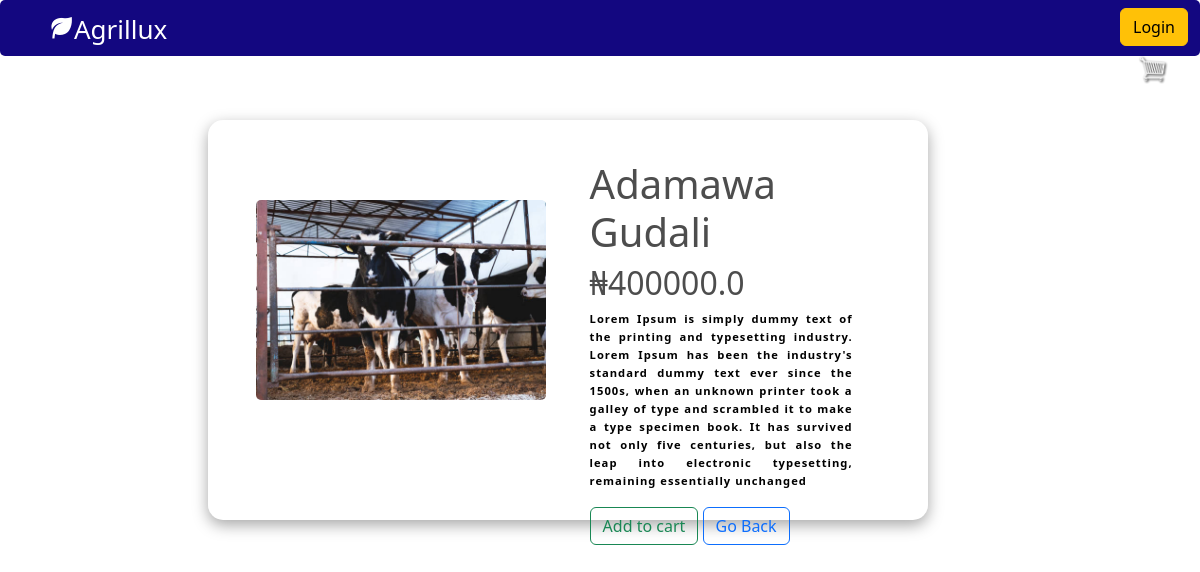
/view/39/, run on an earlier commit of the app's database.
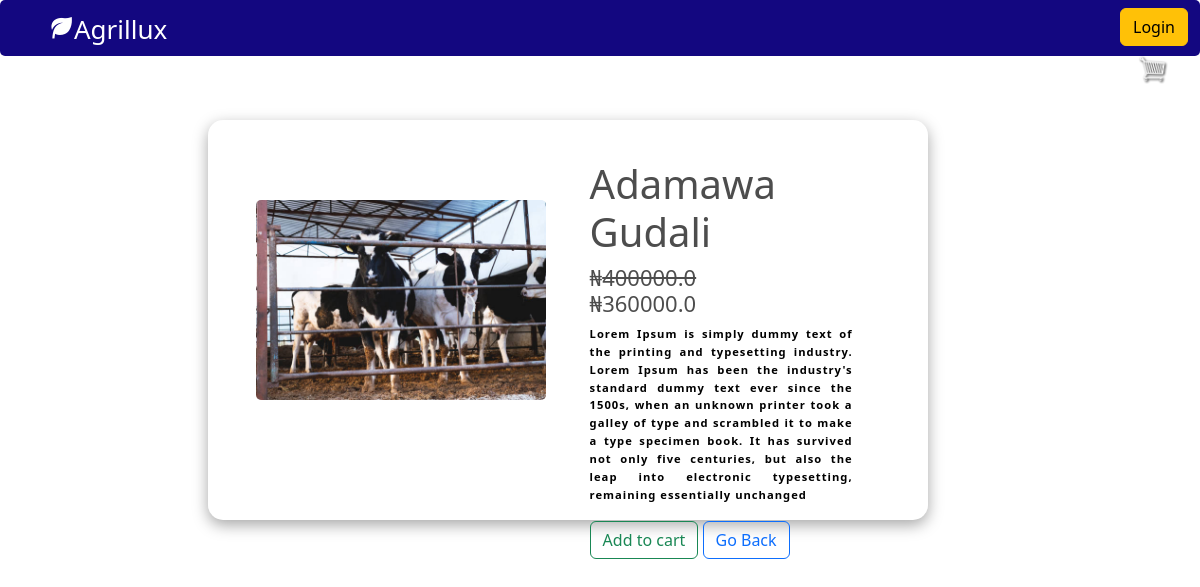
And on a later commit of the database.
### ecommerce/models.py (models this page shows, shortened)
class Product(models.Model):
    name        = models.CharField(max_length=200, null=True)
    price       = models.FloatField()
    image       = models.ImageField(upload_to = "media/")
    available   = models.CharField(max_length=200, null=False)
    discount    = models.BooleanField(default=False)
    @property
    def ImageURL(self):
        try:
            url = self.image.url
        except:
            url = ''
        return url
    @property
    def get_discount_price(self):
        if self.discount:
            discount_price = (90/100) * self.price
            return discount_price
        else:
            return self.price

### ecommerce/views.py (the view)
# urls.py: path('view/<str:pk>/', views.viewItem, name='view-item'),
def viewItem(request, pk):
    data = CartData(request)
    cartItems = data['cartItems']
    product = Product.objects.get(id=pk)
    context = {'product':product, 'cartItems':cartItems}
    return render(request, 'squad/viewProduct.html', context)

### ecommerce/utils.py (called while the page is built, shortened)
def CookieCart(request):
    try:
        cart = json.loads(request.COOKIES['cart'])
    except:
        cart = {}
    print('Cart:', cart)
    items = []
    order = {'get_cart_total':0, 'get_cart_item':0}
    cartItems = order['get_cart_item']
    return{'cartItems':cartItems, 'order':order, 'items':items}

def CartData(request):
    if request.user.is_authenticated:
        customer = request.user
        order, created = Order.objects.get_or_create(customer=customer, completed=False)
        items = order.orderitem_set.all()
        cartItems = order.get_cart_item
    else:
        CookieData = CookieCart(request)
        cartItems = CookieData['cartItems']
        order = CookieData['order']
        items = CookieData['items']
    return{'cartItems':cartItems, 'order':order, 'items':items}

### template/squad/viewProduct.html (shortened to what this page needs)
{% extends 'squad/main.html' %}
{% block content %}
<div class="ViewBox">
        <div class="images">
          <img class="img" src="{{product.ImageURL}}"/>
        </div>
        <div class="product">
          <h1>{{product.name}}</h1>
          {% if product.discount %}
          <h2 style="font-size:22px;">&#8358;<del>{{product.price}}</del> <br> &#8358;{{product.get_discount_price}}</h2>
          {% else %}
          <h2>&#8358;{{product.price}}</h2>
          {% endif %}
          <p class="desc">Lorem Ipsum is simply dummy text of the printing and typesetting industry. Lorem Ipsum has been the industry's standard dummy text ever since the 1500s, when an unknown printer took a galley of type and scrambled it to make a type specimen book. It has survived not only five centuries, but also the leap into electronic typesetting, remaining essentially unchanged</p>
          <div class="buttons">
            <button data-product='{{product.id}}' data-action="add" class="btn btn-outline-success add-btn update-cart">Add to cart</button>
            <a href="{% url 'livestock-market' %}" class="btn btn-outline-primary">Go Back</a>
          </div>
        </div>
</div>
{% endblock content %}

What changed in the data, as far as the page shows it:
changed Product "Adamawa Gudali": discount False → True (drawn); get_discount_price (not shown) → "360000.0"
